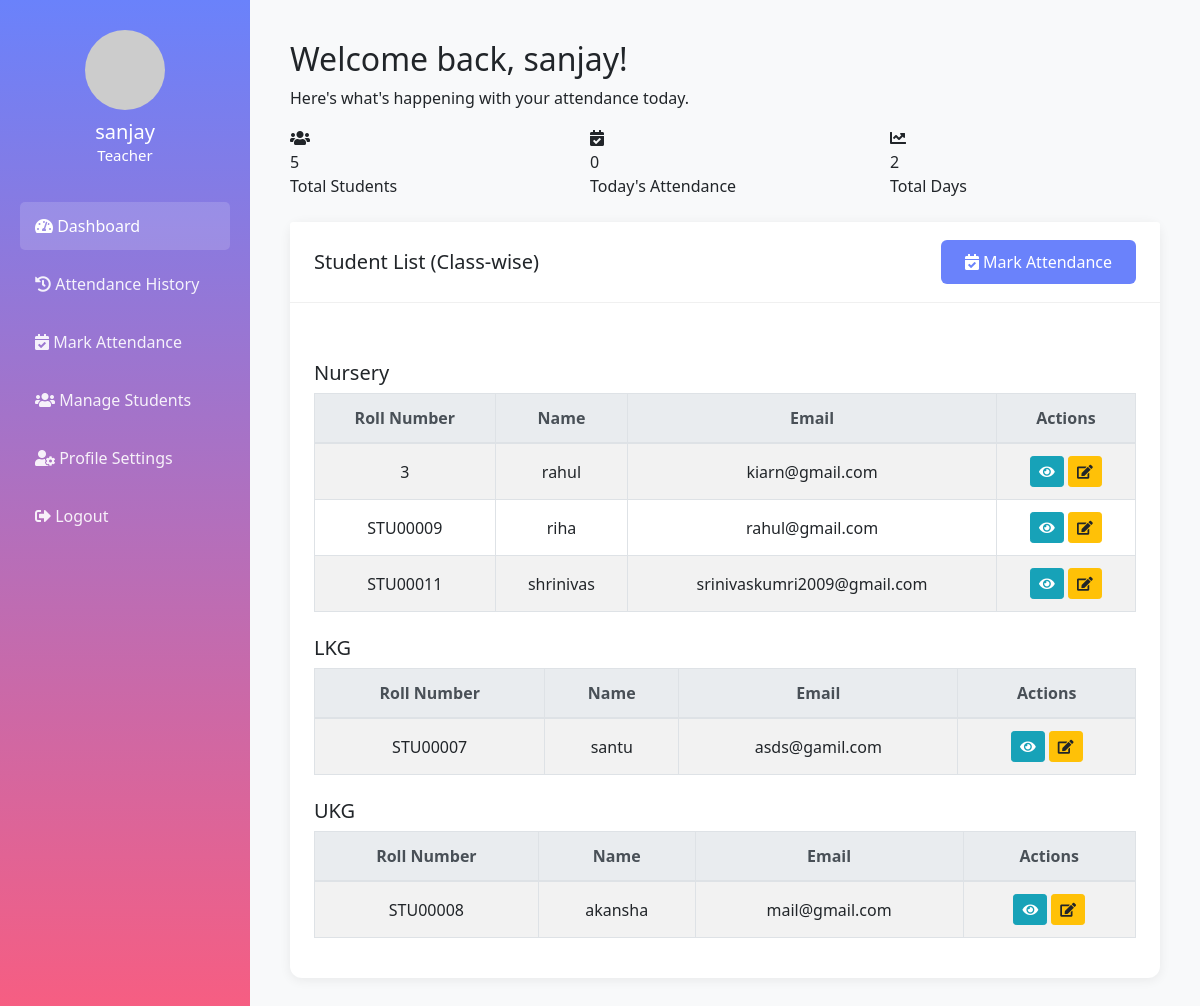
/dashboard.php (signed in), run on the app's committed database.
### tables this page shows
CREATE TABLE `students` (
  `student_id` int(11) NOT NULL,
  `user_id` int(11) NOT NULL,
  `full_name` varchar(100) NOT NULL,
  `email` varchar(100) NOT NULL,
  `roll_number` varchar(20) NOT NULL,
  `class` varchar(50) NOT NULL,
  `section` varchar(10) DEFAULT NULL,
  `phone` varchar(20) DEFAULT NULL,
  `address` text DEFAULT NULL,
  `created_at` datetime DEFAULT current_timestamp(),
  `updated_at` datetime DEFAULT current_timestamp() ON UPDATE current_timestamp()
);

### dashboard.php (the view, shortened to what this page needs)
<?php
function class_display(
    $class
) {
    return in_array($class, ["Nursery", "LKG", "UKG"]) ? $class : "Unknown";
}
require_once "config/database.php";
$username = $_SESSION["username"];
$role = $_SESSION["role"];
$student_info = null;
$attendance_records = [];
$students = [];
if ($role === "teacher") {
    $sql = "SELECT s.*, u.username FROM students s JOIN users u ON s.user_id = u.user_id ORDER BY s.class, s.roll_number";
    if ($stmt = mysqli_prepare($conn, $sql)) {
        if (mysqli_stmt_execute($stmt)) {
            $result = mysqli_stmt_get_result($stmt);
            while ($row = mysqli_fetch_assoc($result)) {
                $students[] = $row;
            }
        }
    }
}
$grouped_students = [
    "Nursery" => [],
    "LKG" => [],
    "UKG" => [],
    "Unknown" => []
];
foreach ($students as $student) {
    $class = class_display($student['class']);
    $grouped_students[$class][] = $student;
}
$class_display = isset($student_info["class"]) && in_array($student_info["class"], ["Nursery", "LKG", "UKG"]) ? $student_info["class"] : "Unknown";
?>
<!DOCTYPE html>
<html lang="en">
<head>
    <link rel="stylesheet" href="https://stackpath.bootstrapcdn.com/bootstrap/4.5.2/css/bootstrap.min.css">
    <link rel="stylesheet" href="https://cdnjs.cloudflare.com/ajax/libs/font-awesome/5.15.4/css/all.min.css">
</head>
<body>
<div class="main-wrapper">
    <div class="sidebar">
        <div class="user-profile">
            <img src="https://ui-avatars.com/api/?name=<?php echo urlencode($username); ?>&background=random" alt="Profile">
            <h5 style="margin-bottom: 0;"> <?php echo htmlspecialchars($username); ?> </h5>
            <p style="margin-bottom: 0; font-size: 15px;"> <?php echo ucfirst($role); ?> </p>
        </div>
        <ul class="nav flex-column">
            <li class="nav-item"><a class="nav-link active" href="dashboard.php"><i class="fas fa-tachometer-alt"></i> Dashboard</a></li>
            <li class="nav-item"><a class="nav-link" href="attendance_history.php"><i class="fas fa-history"></i> Attendance History</a></li>
            <?php if ($role === "teacher"): ?>
            <li class="nav-item"><a class="nav-link" href="mark_attendance.php"><i class="fas fa-calendar-check"></i> Mark Attendance</a></li>
            <li class="nav-item"><a class="nav-link" href="manage_students.php"><i class="fas fa-users"></i> Manage Students</a></li>
            <?php endif; ?>
            <li class="nav-item"><a class="nav-link" href="profile.php"><i class="fas fa-user-cog"></i> Profile Settings</a></li>
            <li class="nav-item"><a class="nav-link" href="logout.php"><i class="fas fa-sign-out-alt"></i> Logout</a></li>
        </ul>
    </div>
    <div class="main-content">
        <div class="welcome-section">
            <h2>Welcome back, <?php echo htmlspecialchars($username); ?>!</h2>
            <p>Here's what's happening with your attendance today.</p>
        </div>
        <?php if ($role === "student" && $student_info): ?>
        <div class="row">
            <div class="col-md-4">
                <div class="stats-card">
                    <i class="fas fa-calendar-check"></i>
                    <div class="stats-number">
                        <?php
                        $present_count = 0;
                        foreach ($attendance_records as $record) {
                            if ($record['status'] === 'present') {
                                $present_count++;
                            }
                        }
                        echo $present_count;
                        ?>
                    </div>
                    <div class="stats-label">Present Days</div>
                </div>
            </div>
            <div class="col-md-4">
                <div class="stats-card">
                    <i class="fas fa-calendar-times"></i>
                    <div class="stats-number">
                        <?php
                        $absent_count = 0;
                        foreach ($attendance_records as $record) {
                            if ($record['status'] === 'absent') {
                                $absent_count++;
                            }
                        }
                        echo $absent_count;
                        ?>
                    </div>
                    <div class="stats-label">Absent Days</div>
                </div>
            </div>
            <div class="col-md-4">
                <div class="stats-card">
                    <i class="fas fa-clock"></i>
                    <div class="stats-number">
                        <?php
                        $late_count = 0;
                        foreach ($attendance_records as $record) {
                            if ($record['status'] === 'late') {
                                $late_count++;
                            }
                        }
                        echo $late_count;
                        ?>
                    </div>
                    <div class="stats-label">Late Days</div>
                </div>
            </div>
        </div>
        <div class="row mt-4">
            <div class="col-md-4">
                <div class="card">
                    <div class="card-header">
                        <h5 class="card-title mb-0">Student Information</h5>
                    </div>
                    <div class="card-body">
                        <p class="mb-2"><i class="fas fa-user me-2"></i><strong>Name:</strong> <?php echo htmlspecialchars($student_info["full_name"]); ?></p>
                        <p class="mb-2"><i class="fas fa-id-card me-2"></i><strong>Roll Number:</strong> <?php echo htmlspecialchars($student_info["roll_number"]); ?></p>
                        <p class="mb-2"><i class="fas fa-graduation-cap me-2"></i><strong>Class:</strong> <?php echo htmlspecialchars($class_display); ?></p>
                        <p class="mb-0"><i class="fas fa-envelope me-2"></i><strong>Email:</strong> <?php echo htmlspecialchars($student_info["email"]); ?></p>
                    </div>
                </div>
            </div>
            <div class="col-md-8">
                <div class="card">
                    <div class="card-header d-flex justify-content-between align-items-center">
                        <h5 class="card-title mb-0">Recent Attendance</h5>
                        <a href="attendance_history.php" class="btn btn-primary btn-action">
                            <i class="fas fa-history me-1"></i> View Full History
                        </a>
                    </div>
                    <div class="card-body">
                        <div class="table-responsive">
                            <table class="table">
                                <thead>
                                    <tr>
                                        <th>Date</th>
                                        <th>Status</th>
                                        <th>Marked By</th>
                                    </tr>
                                </thead>
                                <tbody>
                                    <?php if (empty($attendance_records)): ?>
                                    <tr>
                                        <td colspan="3" class="text-center">No attendance records found.</td>
                                    </tr>
                                    <?php else: ?>
                                    <?php foreach ($attendance_records as $record): ?>
                                    <tr>
                                        <td><?php echo date('F j, Y', strtotime($record['date'])); ?></td>
                                        <td>
                                            <?php
                                            $status_class = '';
                                            switch ($record['status']) {
                                                case 'present':
                                                    $status_class = 'status-present';
                                                    break;
                                                case 'absent':
                                                    $status_class = 'status-absent';
                                                    break;
                                                case 'late':
                                                    $status_class = 'status-late';
                                                    break;
                                            }
                                            ?>
                                            <span class="attendance-status <?php echo $status_class; ?>">
                                                <?php echo ucfirst($record['status']); ?>
                                            </span>
                                        </td>
                                        <td><?php echo htmlspecialchars($record['marked_by']); ?></td>
                                    </tr>
                                    <?php endforeach; ?>
                                    <?php endif; ?>
                                </tbody>
                            </table>
                        </div>
                    </div>
                </div>
            </div>
        </div>
        <?php elseif ($role === "teacher"): ?>
        <div class="row">
            <div class="col-md-4">
                <div class="stats-card">
                    <i class="fas fa-users"></i>
                    <div class="stats-number"><?php echo count($students); ?></div>
                    <div class="stats-label">Total Students</div>
                </div>
            </div>
            <div class="col-md-4">
                <div class="stats-card">
                    <i class="fas fa-calendar-check"></i>
                    <div class="stats-number">
                        <?php
                        $today = date('Y-m-d');
                        $sql = "SELECT COUNT(*) as count FROM attendance WHERE date = ?";
                        $stmt = mysqli_prepare($conn, $sql);
                        mysqli_stmt_bind_param($stmt, "s", $today);
                        mysqli_stmt_execute($stmt);
                        $result = mysqli_stmt_get_result($stmt);
                        $row = mysqli_fetch_assoc($result);
                        echo $row['count'];
                        ?>
                    </div>
                    <div class="stats-label">Today's Attendance</div>
                </div>
            </div>
            <div class="col-md-4">
                <div class="stats-card">
                    <i class="fas fa-chart-line"></i>
                    <div class="stats-number">
                        <?php
                        $sql = "SELECT COUNT(DISTINCT date) as count FROM attendance";
                        $result = mysqli_query($conn, $sql);
                        $row = mysqli_fetch_assoc($result);
                        echo $row['count'];
                        ?>
                    </div>
                    <div class="stats-label">Total Days</div>
                </div>
            </div>
        </div>
        <div class="row mt-4">
            <div class="col-12">
                <div class="card">
                    <div class="card-header d-flex justify-content-between align-items-center">
                        <h5 class="card-title mb-0">Student List (Class-wise)</h5>
                        <a href="mark_attendance.php" class="btn btn-primary btn-action">
                            <i class="fas fa-calendar-check me-1"></i> Mark Attendance
                        </a>
                    </div>
                    <div class="card-body">
                        <div class="table-responsive">
                            <?php foreach (["Nursery", "LKG", "UKG", "Unknown"] as $class): ?>
                                <?php if (count($grouped_students[$class]) > 0): ?>
                                    <h5 class="mt-4 mb-2"><?php echo $class; ?></h5>
                                    <table class="table table-bordered table-hover table-striped">
                                        <thead class="thead-light">
                                            <tr>
                                                <th>Roll Number</th>
                                                <th>Name</th>
                                                <th>Email</th>
                                                <th>Actions</th>
                                            </tr>
                                        </thead>
                                        <tbody>
                                            <?php foreach ($grouped_students[$class] as $student): ?>
                                            <tr>
                                                <td><?php echo htmlspecialchars($student['roll_number']); ?></td>
                                                <td><?php echo htmlspecialchars($student['full_name']); ?></td>
                                                <td><?php echo htmlspecialchars($student['email']); ?></td>
                                                <td>
                                                    <a href="view_student.php?id=<?php echo $student['student_id']; ?>" class="btn btn-info btn-sm btn-action">
                                                        <i class="fas fa-eye"></i>
                                                    </a>
                                                    <a href="edit_student.php?id=<?php echo $student['student_id']; ?>" class="btn btn-warning btn-sm btn-action">
                                                        <i class="fas fa-edit"></i>
                                                    </a>
                                                </td>
                                            </tr>
                                            <?php endforeach; ?>
                                        </tbody>
                                    </table>
                                <?php endif; ?>
                            <?php endforeach; ?>
                        </div>
                    </div>
                </div>
            </div>
        </div>
        <?php endif; ?>
    </div>
</div>
</body>
</html>

### dashboard.php (style rules this page uses)
body { font-family: 'Segoe UI', Tahoma, Geneva, Verdana, sans-serif; background-color: #f8f9fa; margin: 0; padding: 0; }
.main-wrapper { display: flex; min-height: 100vh; }
.sidebar { background: linear-gradient(180deg, #6a82fb 0%, #fc5c7d 100%); color: white; width: 250px; min-height: 100vh; padding: 30px 20px 20px 20px; display: flex; flex-direction: column; align-items: center; }
.user-profile { text-align: center; margin-bottom: 30px; }
.user-profile img { width: 80px; height: 80px; border-radius: 50%; margin-bottom: 10px; }
.nav { width: 100%; }
.nav-link { color: rgba(255,255,255,0.9); padding: 12px 15px; margin: 5px 0; border-radius: 5px; font-size: 16px; }
.nav-link.active, .nav-link:hover { background: rgba(255,255,255,0.15); color: #fff; }
.main-content { flex: 1; padding: 40px 40px 40px 40px; background: #f8f9fa; min-width: 0; }
.card { border: none; border-radius: 12px; box-shadow: 0 2px 12px rgba(0,0,0,0.07); margin-bottom: 30px; }
.card-header { background: #fff; border-bottom: 1px solid #f0f0f0; padding: 18px 24px; font-size: 1.1rem; font-weight: 600; }
.card-body { padding: 24px; }
.table-responsive { margin-top: 10px; }
.table th, .table td { vertical-align: middle; text-align: center; }
.btn-primary { background-color: #6a82fb; border: none; padding: 10px 24px; font-size: 1rem; border-radius: 6px; }

### data on the page
students: roll_number "3", full_name "rahul", email "kiarn@gmail.com"
students: roll_number "STU00009", full_name "riha", email "rahul@gmail.com"
students: roll_number "STU00011", full_name "shrinivas", email "srinivaskumri2009@gmail.com"
students: roll_number "STU00007", full_name "santu", email "asds@gamil.com"
students: roll_number "STU00008", full_name "akansha", email "mail@gmail.com"

### other printed values
$username "sanjay"
$role "Teacher"
count($students) "5"
$row['count'] "0"
$row['count'] "2"
$class "Nursery"
$class "LKG"
$class "UKG"
